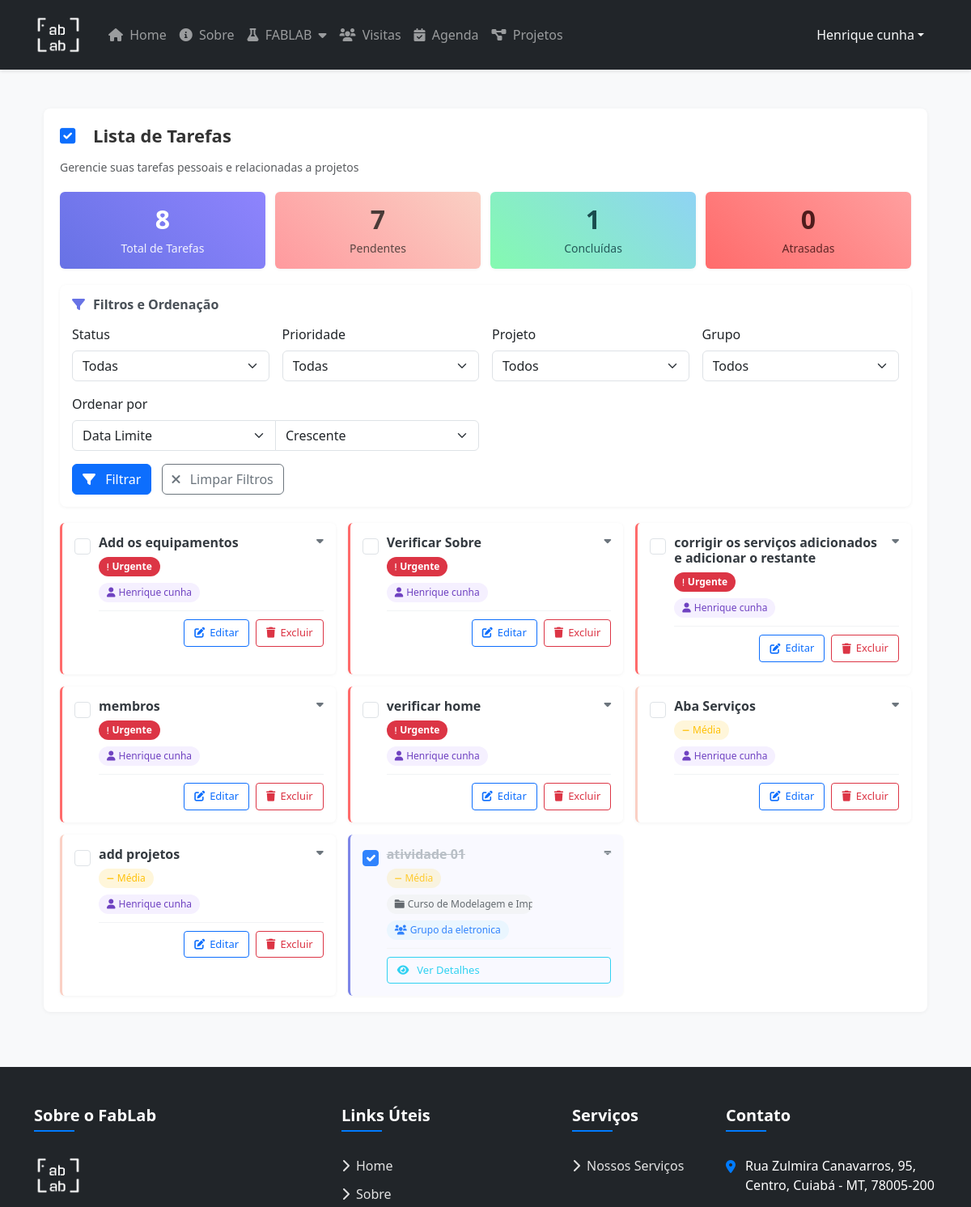
The page /projetos/todo/ (signed in, upper part) on the database as committed earlier.
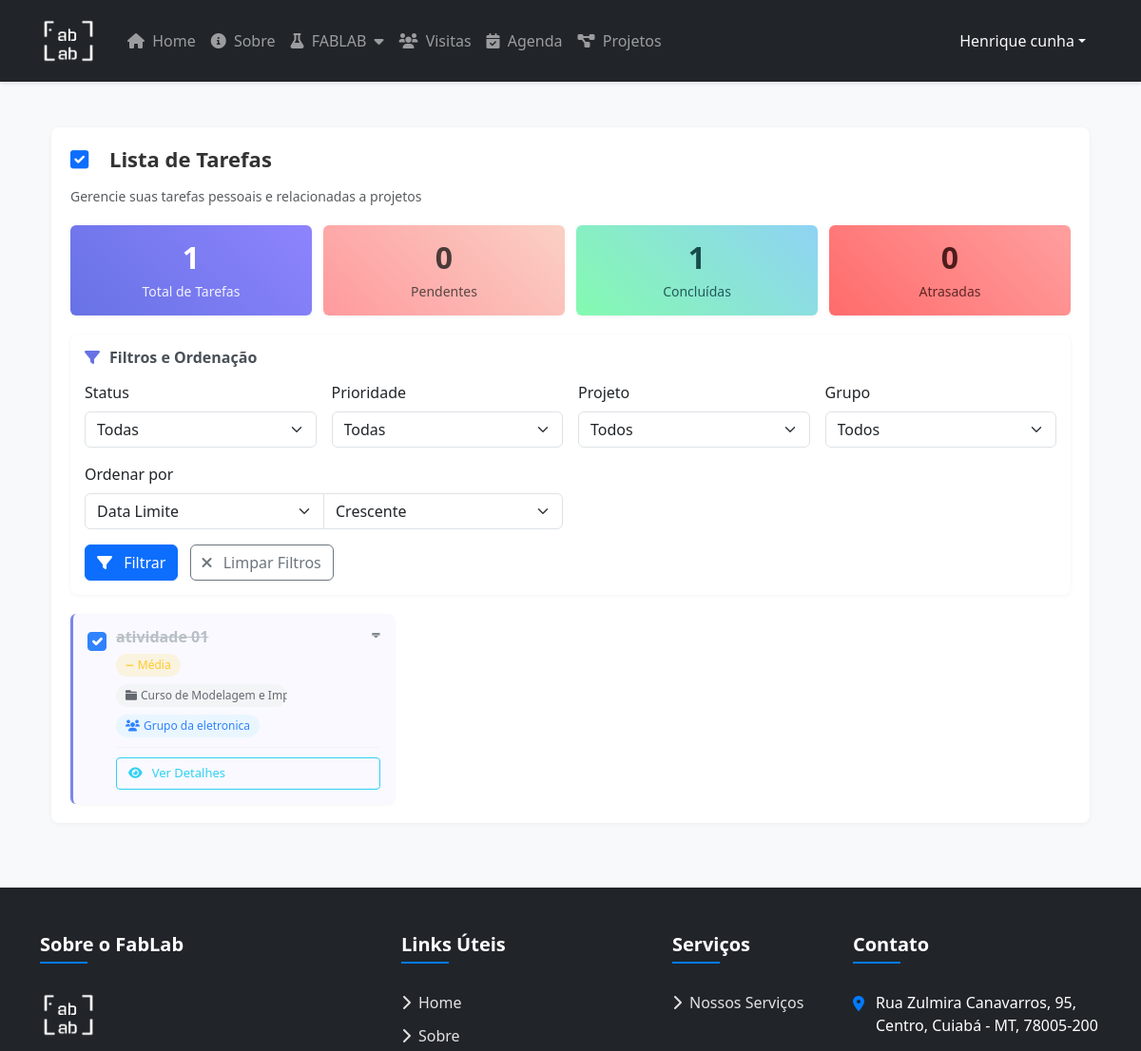
The same page on the database as committed later.
### projetos/models.py (models this page shows, shortened)
class TodoTask(models.Model):
    PRIORIDADE_CHOICES = [
        ('baixa', 'Baixa'),
        ('media', 'Média'),
        ('alta', 'Alta'),
        ('urgente', 'Urgente'),
    ]
    titulo = models.CharField(max_length=200)
    descricao = models.TextField(blank=True, null=True)
    data_criacao = models.DateTimeField(auto_now_add=True)
    data_atualizacao = models.DateTimeField(auto_now=True)
    data_limite = models.DateField(null=True, blank=True)
    prioridade = models.CharField(max_length=10, choices=PRIORIDADE_CHOICES, default='media')
    concluida = models.BooleanField(default=False)
    usuario = models.ForeignKey(User, on_delete=models.CASCADE, related_name='tarefas', null=True, blank=True)
    projeto = models.ForeignKey(Projeto, on_delete=models.CASCADE, null=True, blank=True, related_name='tarefas')
    grupo = models.ForeignKey(ProjetoGrupo, on_delete=models.SET_NULL, null=True, blank=True, related_name='tarefas')
    visivel_para = models.ManyToManyField(User, blank=True, related_name='tarefas_visiveis')
    class Meta:
        verbose_name = 'Tarefa'
        verbose_name_plural = 'Tarefas'
        ordering = ['-prioridade', 'data_limite', 'titulo']

class Projeto(models.Model):
    STATUS_CHOICES = (
        ('concluido', 'Concluído'),
        ('em_andamento', 'Em Andamento'),
        ('planejado', 'Planejado'),
        ('cancelado', 'Cancelado'),
    )
    titulo = models.CharField(max_length=200)
    slug = models.SlugField(max_length=200, unique=True)
    descricao_curta = models.CharField(max_length=250, help_text="Descrição curta para exibição em cards")
    descricao = models.TextField(help_text="Descrição completa do projeto")
    imagem = models.ImageField(upload_to='projetos/', help_text="Imagem principal do projeto")
    data_inicio = models.DateField()
    data_conclusao = models.DateField(null=True, blank=True)
    status = models.CharField(max_length=20, choices=STATUS_CHOICES, default='em_andamento')
    responsavel = models.ForeignKey(User, on_delete=models.SET_NULL, null=True, blank=True, related_name='projetos_responsavel')
    participantes = models.ManyToManyField(User, blank=True, related_name='projetos_participante')
    tags = models.ManyToManyField(ProjetoTag, blank=True, related_name='projetos')
    link_github = models.URLField(blank=True, null=True, help_text="Link para repositório no GitHub")
    link_video = models.URLField(blank=True, null=True, help_text="Link para vídeo do projeto")
    link_documentacao = models.URLField(blank=True, null=True, help_text="Link para documentação")
    mostrar_na_home = models.BooleanField(default=False, help_text="Se marcado, o projeto será exibido na página inicial")
    publicado = models.BooleanField(default=True, help_text="Se marcado, o projeto estará visível no site")
    destaque = models.BooleanField(default=False, help_text="Se marcado, receberá destaque visual")
    data_criacao = models.DateTimeField(auto_now_add=True)
    data_atualizacao = models.DateTimeField(auto_now=True)
    class Meta:
        verbose_name = 'Projeto'
        verbose_name_plural = 'Projetos'
        ordering = ['-data_criacao']

class ProjetoGrupo(models.Model):
    nome = models.CharField(max_length=100)
    descricao = models.TextField(blank=True, null=True)
    membros = models.ManyToManyField(User, related_name='grupos_projeto')
    projetos = models.ManyToManyField(Projeto, related_name='grupos', blank=True)
    criado_por = models.ForeignKey(User, on_delete=models.SET_NULL, null=True, related_name='grupos_criados')
    data_criacao = models.DateTimeField(auto_now_add=True)
    data_atualizacao = models.DateTimeField(auto_now=True)
    class Meta:
        verbose_name = 'Grupo de Projeto'
        verbose_name_plural = 'Grupos de Projetos'
        ordering = ['nome']

### users/models.py (models this page shows, shortened)
class CustomUser(AbstractUser):
    username = None
    first_name = models.CharField(_("first name"), max_length=150, blank=False)
    last_name = models.CharField(_("last name"), max_length=150, blank=False)
    email = models.EmailField(_("email address"), blank=False, unique=True,
                              error_messages={"unique": _("Um usuário com este email já está cadastrado.")})
    id = models.CharField(_("matricula"),
        max_length=13,
        unique=True,
        primary_key=True,
        help_text=_(
            "Seu número de matrícula do SUAP ou SIAPE. Apenas números."
        ),
        error_messages={
            "unique": _("Um usuário com este número de matrícula já está cadastrado.")
        }
    )
    USERNAME_FIELD = "id"
    REQUIRED_FIELDS = ["first_name", "last_name", "email"]
    objects = CustomUserManager()

### projetos/views.py (the view, shortened to what this page needs)
# urls.py: path('todo/', views.todo_list, name='todo_list'),  # Rota para Todo List
@login_required
def todo_list(request):
    filtro_status = request.GET.get('status', 'all')
    filtro_prioridade = request.GET.get('prioridade', '')
    filtro_projeto = request.GET.get('projeto', '')
    filtro_grupo = request.GET.get('grupo', '')  # Novo filtro para grupo
    order_by = request.GET.get('order_by', 'data_limite')
    direction = request.GET.get('direction', 'asc')
    if request.user.is_superuser:
        tarefas = TodoTask.objects.all()
    else:
        grupos_usuario = ProjetoGrupo.objects.filter(membros=request.user)
        tarefas = TodoTask.objects.filter(
            Q(usuario=request.user) | Q(grupo__in=grupos_usuario)
        ).distinct()
    if filtro_status == 'pending':
        tarefas = tarefas.filter(concluida=False)
    elif filtro_status == 'completed':
        tarefas = tarefas.filter(concluida=True)
    if filtro_prioridade:
        tarefas = tarefas.filter(prioridade=filtro_prioridade)
    if filtro_projeto:
        tarefas = tarefas.filter(projeto_id=int(filtro_projeto))
    if filtro_grupo:
        tarefas = tarefas.filter(grupo_id=int(filtro_grupo))
    order_prefix = '' if direction == 'asc' else '-'
    if order_by == 'data_criacao':
        tarefas = tarefas.order_by(f"{order_prefix}data_criacao")
    elif order_by == 'data_limite':
        nulos = list(tarefas.filter(data_limite=None))
        com_data = list(tarefas.exclude(data_limite=None).order_by(f"{order_prefix}data_limite"))
        if direction == 'asc':
            tarefas = com_data + nulos
        else:
            tarefas = com_data + nulos
    elif order_by == 'titulo':
        tarefas = tarefas.order_by(f"{order_prefix}titulo")
    total_tarefas = len(tarefas)
    tarefas_pendentes = sum(1 for t in tarefas if not t.concluida)
    tarefas_concluidas = sum(1 for t in tarefas if t.concluida)
    hoje = timezone.now().date()
    tarefas_atrasadas = sum(1 for t in tarefas if t.data_limite and t.data_limite < hoje and not t.concluida)
    projetos = Projeto.objects.filter(
        Q(responsavel=request.user) | Q(participantes=request.user)
    ).distinct()
    if request.user.is_superuser:
        grupos = ProjetoGrupo.objects.all()
    else:
        grupos = ProjetoGrupo.objects.filter(membros=request.user)
    context = {
        'tarefas': tarefas,
        'total_tarefas': total_tarefas,
        'tarefas_pendentes': tarefas_pendentes,
        'tarefas_concluidas': tarefas_concluidas,
        'tarefas_atrasadas': tarefas_atrasadas,
        'projetos': projetos,
        'grupos': grupos,  # Adicionando grupos ao contexto
        'filtro_status': filtro_status,
        'filtro_prioridade': filtro_prioridade,
        'filtro_projeto': filtro_projeto,
        'filtro_grupo': filtro_grupo,  # Novo filtro para grupo
        'order_by': order_by,
        'direction': direction
    }
    return render(request, 'projetos/todo_list_simplified.html', context)

### logs/context_processors.py (called while the page is built)
def pending_events_count(request):
    context = {'global_pending_count': 0}
    if request.user.is_authenticated and request.user.is_staff:
        context['global_pending_count'] = Event.objects.filter(approved=False).count()
    return context

### users/context_processors.py (called while the page is built)
def registration_requests_count(request):
    pending_count = 0
    if request.user.is_authenticated and request.user.is_superuser:
        pending_count = RegistrationRequest.objects.filter(status='pending').count()
    return {
        'registration_pending_count': pending_count
    }

### projetos/templates/projetos/todo_list_simplified.html (shortened to what the changed rows need)
{% extends 'layout.html' %}
{% load static %}
{% load custom_filters %}
{% block content %}
<div class="container py-4">
  <div class="todo-container">
    <div class="todo-header">
      <div class="d-flex justify-content-between align-items-center mb-3">
        <h2><i class="fas fa-check-square me-3 text-primary"></i> Lista de Tarefas</h2>
      </div>
    </div>
    <div class="todo-stats">
      <div class="stat-card total">
        <div class="stat-number">{{ total_tarefas }}</div>
        <div class="stat-label">Total de Tarefas</div>
      </div>
      <div class="stat-card pending">
        <div class="stat-number">{{ tarefas_pendentes }}</div>
        <div class="stat-label">Pendentes</div>
      </div>
    </div>
    <div class="task-list">
      {% if tarefas %}
        {% for tarefa in tarefas %}
        <div class="task-item {{ tarefa.prioridade }}-priority
                  {% if tarefa.concluida %}task-completed{% endif %}
                  {% if tarefa.grupo %}grupo-assignment{% endif %}
                  {% if tarefa.grupo and not tarefa.usuario %}superuser-assignment{% endif %}
                  {% if tarefa.grupo and not user.is_superuser %}view-only{% endif %}"
             id="task-{{ tarefa.id }}"
             data-task-id="{{ tarefa.id }}"
             data-task-title="{{ tarefa.titulo }}"
             data-task-desc="{{ tarefa.descricao|default:'' }}"
             data-task-priority="{{ tarefa.prioridade }}"
             data-task-projeto="{% if tarefa.projeto %}{{ tarefa.projeto.titulo }}{% endif %}"
             data-task-grupo="{% if tarefa.grupo %}{{ tarefa.grupo.nome }}{% endif %}"
             data-task-date="{% if tarefa.data_limite %}{{ tarefa.data_limite|date:'d/m/Y' }}{% endif %}"
             data-task-completed="{% if tarefa.concluida %}1{% else %}0{% endif %}"
             ondblclick="showTaskDetails(this)">
          <div class="d-flex">
            <div class="task-check">
              <input type="checkbox" class="form-check-input task-checkbox" data-task-id="{{ tarefa.id }}"
                    {% if tarefa.concluida %}checked{% endif %}>
            </div>
            <div class="task-content">
              <h5 class="task-title {% if tarefa.concluida %}completed{% endif %}">
                {{ tarefa.titulo }}
                {% if tarefa.descricao %}
                <span class="task-collapse-btn" data-bs-toggle="collapse" data-bs-target="#desc-{{ tarefa.id }}">
                  <i class="fas fa-caret-down"></i>
                </span>
                {% endif %}
              </h5>
              <div class="d-flex justify-content-between align-items-center mb-2">
                <span class="priority-badge priority-{{ tarefa.prioridade }}">
                  {% if tarefa.prioridade == 'baixa' %}
                    <i class="fas fa-arrow-down"></i>
                  {% elif tarefa.prioridade == 'media' %}
                    <i class="fas fa-minus"></i>
                  {% elif tarefa.prioridade == 'alta' %}
                    <i class="fas fa-arrow-up"></i>
                  {% else %}
                    <i class="fas fa-exclamation"></i>
                  {% endif %}
                  {{ tarefa.get_prioridade_display }}
                </span>
              </div>
              <div class="task-meta">
                {% if tarefa.projeto %}
                <span class="task-project">
                  <i class="fas fa-folder me-1"></i>{{ tarefa.projeto.titulo }}
                </span>
                {% endif %}
                {% if tarefa.grupo %}
                <span class="task-project" style="background-color: #e7f5ff; color: #0d6efd;">
                  <i class="fas fa-users me-1"></i>{{ tarefa.grupo.nome }}
                </span>
                {% endif %}
                {% if tarefa.usuario %}
                <span class="task-project" style="background-color: #f5f0ff; color: #6f42c1;">
                  <i class="fas fa-user me-1"></i>{{ tarefa.usuario.get_full_name|default:tarefa.usuario.username }}
                </span>
                {% endif %}
              </div>
              <div class="task-actions">
                {% if tarefa.grupo and not user.is_superuser %}
                <button class="btn btn-outline-info w-100" data-bs-toggle="modal" data-bs-target="#viewTaskModal"
                       data-task-id="{{ tarefa.id }}"
                       data-task-title="{{ tarefa.titulo }}"
                       data-task-desc="{{ tarefa.descricao|default:'' }}"
                       data-task-priority="{{ tarefa.prioridade }}"
                       data-task-projeto="{% if tarefa.projeto %}{{ tarefa.projeto.titulo }}{% endif %}"
                       data-task-grupo="{% if tarefa.grupo %}{{ tarefa.grupo.nome }}{% endif %}"
                       data-task-date="{% if tarefa.data_limite %}{{ tarefa.data_limite|date:'d/m/Y' }}{% endif %}"
                       data-task-completed="{% if tarefa.concluida %}1{% else %}0{% endif %}">
                  <i class="fas fa-eye me-1"></i> Ver Detalhes
                </button>
                {% else %}
                <button class="btn btn-outline-primary" data-bs-toggle="modal" data-bs-target="#editTaskModal"
                       data-task-id="{{ tarefa.id }}"
                       data-task-title="{{ tarefa.titulo }}"
                       data-task-desc="{{ tarefa.descricao|default:'' }}"
                       data-task-priority="{{ tarefa.prioridade }}"
                       data-task-projeto="{% if tarefa.projeto %}{{ tarefa.projeto.id }}{% endif %}"
                       data-task-grupo="{% if tarefa.grupo %}{{ tarefa.grupo.id }}{% endif %}"
                       data-task-date="{% if tarefa.data_limite %}{{ tarefa.data_limite|date:'Y-m-d' }}{% endif %}"
                       data-task-completed="{% if tarefa.concluida %}1{% else %}0{% endif %}">
                  <i class="fas fa-edit"></i> Editar
                </button>
                <button class="btn btn-outline-danger" data-bs-toggle="modal" data-bs-target="#deleteTaskModal"
                       data-task-id="{{ tarefa.id }}"
                       data-task-title="{{ tarefa.titulo }}">
                  <i class="fas fa-trash"></i> Excluir
                </button>
                {% endif %}
              </div>
            </div>
          </div>
        </div>
        {% endfor %}
      {% endif %}
    </div>
  </div>
</div>
{% endblock %}

Rows that differ between the two databases and show on the page:
removed TodoTask: titulo "Add os equipamentos", prioridade "Urgente", usuario.get_full_name "Henrique cunha"
removed TodoTask: titulo "Verificar Sobre", prioridade "Urgente", usuario.get_full_name "Henrique cunha"
removed TodoTask: titulo "corrigir os serviços adicionados e adicionar o restante", prioridade "Urgente", usuario.get_full_name "Henrique cunha"
removed TodoTask: titulo "membros", prioridade "Urgente", usuario.get_full_name "Henrique cunha"
removed TodoTask: titulo "verificar home", prioridade "Urgente", usuario.get_full_name "Henrique cunha"
removed TodoTask: titulo "Aba Serviços", prioridade "Média", usuario.get_full_name "Henrique cunha"
removed TodoTask: titulo "add projetos", prioridade "Média", usuario.get_full_name "Henrique cunha"
Other text that changed with them:
{{ total_tarefas }}: "8" → "1"
{{ tarefas_pendentes }}: "7" → "0"
